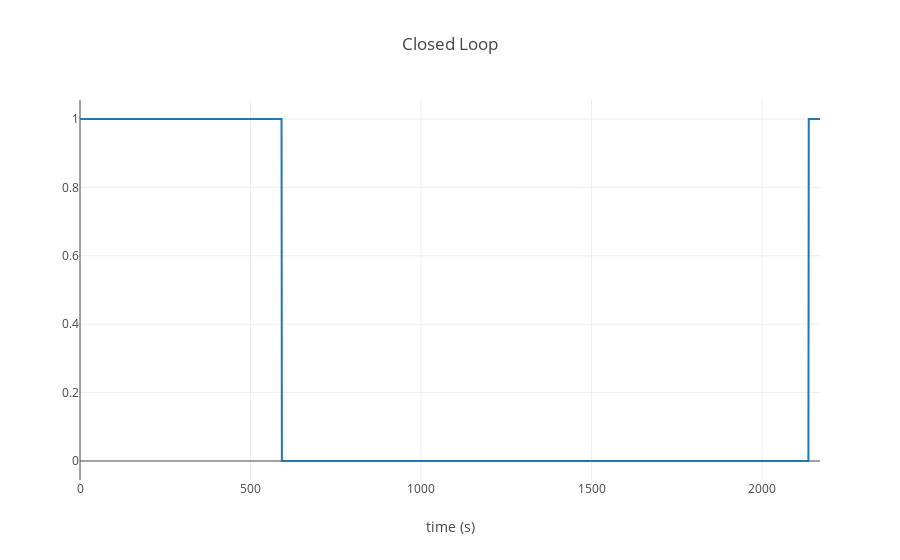

Write notebook code for a chart like this one.
### Code cell
lr.display_graph(['loop_indicator'], 'Closed Loop')

### Figure 1 — Plotly figure (JSON) as saved in the notebook; plotly's stock layout.template omitted (floating-point values rounded to 4 significant figures; data arrays with more than 128 entries replaced by an {"elided": "..."} marker saying what was removed)
{"data": [{"name": "loop_indicator", "type": "scatter", "uid": "7f91fc40-b322-4cc3-9bd1-597048c1c24c", "x": {"elided": "2171 int values"}, "y": {"elided": "2171 int values"}}], "layout": {"autosize": true, "title": {"text": "Closed Loop"}, "xaxis": {"autorange": true, "range": [0, 2170], "title": {"text": "time (s)"}, "type": "linear"}, "yaxis": {"autorange": true, "range": [-0.05556, 1.056], "title": {"text": ""}, "type": "linear"}}}
